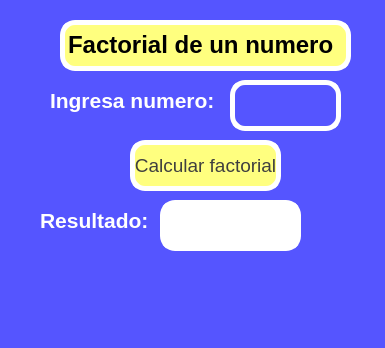
<?xml version="1.0" encoding="UTF-8"?>
<ui version="4.0">
 <class>MainWindow</class>
 <widget class="QMainWindow" name="MainWindow">
  <property name="geometry">
   <rect>
    <x>0</x>
    <y>0</y>
    <width>385</width>
    <height>348</height>
   </rect>
  </property>
  <property name="maximumSize">
   <size>
    <width>16777</width>
    <height>16777</height>
   </size>
  </property>
  <property name="windowTitle">
   <string>MainWindow</string>
  </property>
  <property name="styleSheet">
   <string notr="true">background-color: rgb(85, 85, 255);</string>
  </property>
  <widget class="QWidget" name="centralwidget">
   <widget class="QPushButton" name="btn_calcular">
    <property name="geometry">
     <rect>
      <x>130</x>
      <y>140</y>
      <width>151</width>
      <height>51</height>
     </rect>
    </property>
    <property name="font">
     <font>
      <pointsize>14</pointsize>
     </font>
    </property>
    <property name="styleSheet">
     <string notr="true">border: 5px solid white;
color: rgb(65, 65, 65);
    color: white;
background-color: rgb(255, 255, 127);
border-radius: 15px;
color: rgb(63, 63, 63);</string>
    </property>
    <property name="text">
     <string>Calcular factorial</string>
    </property>
   </widget>
   <widget class="QLineEdit" name="txt_factorial">
    <property name="geometry">
     <rect>
      <x>230</x>
      <y>80</y>
      <width>111</width>
      <height>51</height>
     </rect>
    </property>
    <property name="font">
     <font>
      <pointsize>16</pointsize>
     </font>
    </property>
    <property name="styleSheet">
     <string notr="true">border: 5px solid white;
border-radius: 15px;</string>
    </property>
    <property name="alignment">
     <set>Qt::AlignCenter</set>
    </property>
   </widget>
   <widget class="QLabel" name="label">
    <property name="geometry">
     <rect>
      <x>50</x>
      <y>80</y>
      <width>211</width>
      <height>41</height>
     </rect>
    </property>
    <property name="text">
     <string>&lt;html&gt;&lt;head/&gt;&lt;body&gt;&lt;p&gt;&lt;span style=&quot; font-size:16pt; font-weight:600; color:#ffffff;&quot;&gt;Ingresa numero:&lt;/span&gt;&lt;/p&gt;&lt;/body&gt;&lt;/html&gt;</string>
    </property>
   </widget>
   <widget class="QLabel" name="label_2">
    <property name="geometry">
     <rect>
      <x>60</x>
      <y>20</y>
      <width>291</width>
      <height>51</height>
     </rect>
    </property>
    <property name="maximumSize">
     <size>
      <width>16777</width>
      <height>16777</height>
     </size>
    </property>
    <property name="styleSheet">
     <string notr="true">border: 5px solid white;
color: rgb(75, 75, 75);
background-color: rgb(255, 255, 127);
border-radius: 15px;
color: rgb(63, 63, 63);</string>
    </property>
    <property name="text">
     <string>&lt;html&gt;&lt;head/&gt;&lt;body&gt;&lt;p&gt;&lt;span style=&quot; font-size:18pt; font-weight:600; color:#000000;&quot;&gt;Factorial de un numero&lt;/span&gt;&lt;/p&gt;&lt;/body&gt;&lt;/html&gt;</string>
    </property>
   </widget>
   <widget class="QLabel" name="label_3">
    <property name="geometry">
     <rect>
      <x>40</x>
      <y>200</y>
      <width>111</width>
      <height>41</height>
     </rect>
    </property>
    <property name="text">
     <string>&lt;html&gt;&lt;head/&gt;&lt;body&gt;&lt;p&gt;&lt;span style=&quot; font-size:16pt; font-weight:600; color:#ffffff;&quot;&gt;Resultado:&lt;/span&gt;&lt;/p&gt;&lt;/body&gt;&lt;/html&gt;</string>
    </property>
   </widget>
   <widget class="QLineEdit" name="txt_result">
    <property name="geometry">
     <rect>
      <x>160</x>
      <y>200</y>
      <width>141</width>
      <height>51</height>
     </rect>
    </property>
    <property name="font">
     <font>
      <pointsize>16</pointsize>
     </font>
    </property>
    <property name="styleSheet">
     <string notr="true">border: 5px solid white;
background-color: rgb(255, 255, 255);
border-radius: 15px;</string>
    </property>
    <property name="alignment">
     <set>Qt::AlignCenter</set>
    </property>
   </widget>
   <zorder>btn_calcular</zorder>
   <zorder>label</zorder>
   <zorder>label_2</zorder>
   <zorder>txt_factorial</zorder>
   <zorder>label_3</zorder>
   <zorder>txt_result</zorder>
  </widget>
  <widget class="QMenuBar" name="menubar">
   <property name="geometry">
    <rect>
     <x>0</x>
     <y>0</y>
     <width>385</width>
     <height>21</height>
    </rect>
   </property>
  </widget>
  <widget class="QStatusBar" name="statusbar"/>
 </widget>
 <resources/>
 <connections/>
</ui>
